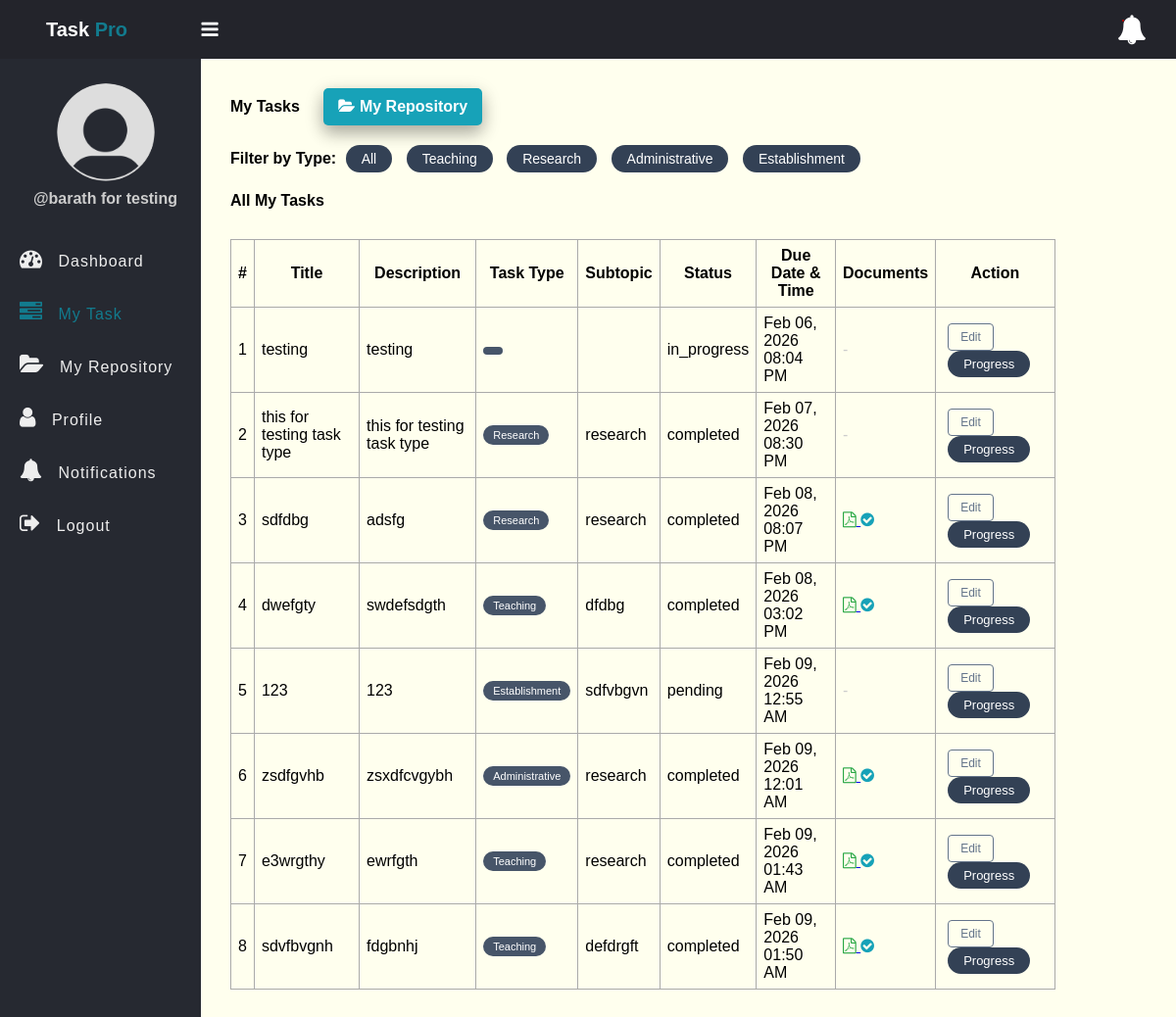
/my_task.php (signed in), run on the app's committed database.
### tables this page shows
CREATE TABLE `tasks` (
  `id` int NOT NULL AUTO_INCREMENT,
  `title` varchar(100) NOT NULL,
  `description` text,
  `task_type` enum('Teaching','Research','Administrative','Establishment') DEFAULT NULL,
  `subtopic` varchar(255) DEFAULT NULL,
  `task_document` varchar(255) DEFAULT NULL,
  `acknowledgment_document` varchar(255) DEFAULT NULL,
  `acknowledgment_uploaded_at` datetime DEFAULT NULL,
  `assigned_to` int DEFAULT NULL,
  `due_date` datetime DEFAULT NULL,
  `status` enum('pending','in_progress','completed') DEFAULT 'pending',
  `created_at` timestamp NOT NULL DEFAULT CURRENT_TIMESTAMP,
  `verified_by` int DEFAULT NULL,
  PRIMARY KEY (`id`),
  KEY `assigned_to` (`assigned_to`),
  CONSTRAINT `tasks_ibfk_1` FOREIGN KEY (`assigned_to`) REFERENCES `users` (`id`)
);

### app/Model/Task.php (called while the page is built, shortened)
<?php
function get_all_tasks_by_id($conn, $id){
	$sql = "SELECT * FROM tasks WHERE assigned_to=?";
	$stmt = $conn->prepare($sql);
	$stmt->execute([$id]);
	if($stmt->rowCount() > 0){
		$tasks = $stmt->fetchAll();
	}else $tasks = 0;
	return $tasks;
}

### my_task.php (the view, shortened to what this page needs)
<?php
if (isset($_SESSION['role']) && isset($_SESSION['id'])) {
    include "DB_connection.php";
    include "app/Model/Task.php";
    include "app/Model/User.php";
    if (isset($_GET['task_type']) && !empty($_GET['task_type'])) {
        $tasks = get_tasks_by_user_and_type($conn, $_SESSION['id'], $_GET['task_type']);
        $filter_text = $_GET['task_type'] . " Tasks";
    } else if (isset($_GET['status']) && !empty($_GET['status'])) {
        $tasks = get_my_tasks_by_status($conn, $_SESSION['id'], $_GET['status']);
        $filter_text = ucwords(str_replace('_', ' ', $_GET['status'])) . " Tasks";
    } else {
        $tasks = get_all_tasks_by_id($conn, $_SESSION['id']);
        $filter_text = "All My Tasks";
    }
 ?>
<!DOCTYPE html>
<html>
<head>
	<link rel="stylesheet" href="https://stackpath.bootstrapcdn.com/font-awesome/4.7.0/css/font-awesome.min.css">
	<link rel="stylesheet" href="css/style.css">
</head>
<body>
	<?php include "inc/header.php" ?>
	<div class="body">
		<?php include "inc/nav.php" ?>
		<section class="section-1">
			<h4 class="title-2">
				My Tasks
				<a href="faculty-repository.php" class="btn" style="background: #17a2b8; margin-left: 20px;">
					<i class="fa fa-folder-open"></i> My Repository
				</a>
			</h4>
			<div style="margin: 20px 0;">
				<strong>Filter by Type:</strong>
				<a href="my_task.php" class="filter-btn-all">All</a>
				<a href="my_task.php?task_type=Teaching" class="filter-btn-teaching">Teaching</a>
				<a href="my_task.php?task_type=Research" class="filter-btn-research">Research</a>
				<a href="my_task.php?task_type=Administrative" class="filter-btn-administrative">Administrative</a>
				<a href="my_task.php?task_type=Establishment" class="filter-btn-establishment">Establishment</a>
			</div>
			<h4 class="title-2"><?=$filter_text?></h4>
			<?php if ($tasks != 0) { ?>
			<table class="main-table">
				<tr>
					<th>#</th>
					<th>Title</th>
					<th>Description</th>
					<th>Task Type</th>
					<th>Subtopic</th>
					<th>Status</th>
					<th>Due Date & Time</th>
					<th>Documents</th>
					<th>Action</th>
				</tr>
				<?php $i=0; foreach ($tasks as $task) { ?>
				<tr>
					<td><?=++$i?></td>
					<td><?=$task['title']?></td>
					<td><?=$task['description']?></td>
					<td>
						<?php
							$type_class = ($task['task_type'] == 'Verification') ? 'badge-verification' : '';
						?>
						<span class="badge-type <?=$type_class?>"><?=$task['task_type']?></span>
					</td>
					<td><?=$task['subtopic']?></td>
					<td>
						<?php
						if (!empty($task['acknowledgment_document']) || !empty($task['task_document']) && $task['task_type'] == 'Verification') {
							echo "completed";
						} else {
							echo $task['status'];
						}
						?>
					</td>
	            <td><?php
	                if($task['due_date'] == "" || $task['due_date'] == null) {
	                    echo "No Deadline";
	                } else {
	                    echo date('M d, Y h:i A', strtotime($task['due_date']));
	                }
	               ?></td>
	            <td>
					<?php
					$has_task_doc = !empty($task['task_document']);
					$has_ack_doc = !empty($task['acknowledgment_document']);
					?>
					<?php if ($has_task_doc) { ?>
						<a href="faculty-repository.php" title="Go to Repository">
							<i class="fa fa-file-pdf-o" style="color: #28a745;"></i>
						</a>
					<?php } ?>
					<?php if ($has_ack_doc) { ?>
						<i class="fa fa-check-circle" style="color: #17a2b8;" title="Acknowledgment uploaded"></i>
					<?php } ?>
					<?php if (!$has_task_doc && !$has_ack_doc) { ?>
						<span style="color: #ccc;">-</span>
					<?php } ?>
	            </td>
				<td>
					<a href="edit-task-employee.php?id=<?=$task['id']?>" class="btn-edit">Edit</a>
					<a href="task-progress.php?id=<?=$task['id']?>" class="btn-primary">Progress</a>
				</td>
				</tr>
			   <?php	} ?>
			</table>
		<?php }else { ?>
			<h3>Empty</h3>
		<?php  }?>
		</section>
	</div>
</body>
</html>
<?php }else{
   $em = "First login";
   header("Location: login.php?error=$em");
   exit();
}
 ?>

### css/style.css (style rules this page uses)
* { padding: 0; margin: 0; box-sizing: border-box; font-family: arial, sans-serif; }
.body { display: flex; }
.section-1 { padding: 30px; }
.section-1 .title-2 { margin-bottom: 10px; }
.section-1 .title-2 .btn { text-decoration: none; display: inline-block; padding-left: 10px; border: none; background: #00CF22; padding: 10px 15px; color: #fff; font-size: 16px; border-radius: 5px; cursor: pointer; outline: none; transition: background 1s; box-shadow: 0 8px 16px 0 rgba(0, 0, 0, 0.2), 0 6px 20px 0 rgba(0, 0, 0, 0.19); }
.section-1 .title-2 a { display: inline-block; margin-left: 10px; }
.section-1 { width: 100%; background: #ffe; }
.main-table, .main-table tr, .main-table th, .main-table td { border: 1px solid #aaa; border-collapse: collapse; padding: 7px; }
.main-table { width: 90%; margin-top: 30px; }
.btn-edit { text-decoration: none; display: inline-block; padding: 6px 12px; border: 1px solid #64748b; background: transparent; color: #64748b; font-size: 12px; font-weight: 500; border-radius: 4px; cursor: pointer; transition: all 0.3s; margin: 0 5px; }
.btn-primary { text-decoration: none; display: inline-block; padding: 6px 16px; border: none; background: #334155; color: #fff; font-size: 13px; font-weight: 500; border-radius: 50px; cursor: pointer; transition: background 0.3s; margin: 0 5px; }
.filter-btn-all, .filter-btn-teaching, .filter-btn-research, .filter-btn-administrative, .filter-btn-establishment { text-decoration: none; display: inline-block; padding: 6px 16px; border: none; background: #334155; color: #fff; font-size: 14px; border-radius: 50px; cursor: pointer; transition: opacity 0.3s; margin: 0 5px; }
.badge-type { display: inline-block; padding: 4px 10px; border-radius: 50px; color: #fff; font-size: 11px; font-weight: 500; background: #475569; text-transform: capitalize; }

### data on the page
tasks: title "testing", description "testing", status "in_progress", due_date "Feb 06, 2026 08:04 PM"
tasks: title "this for testing task type", description "this for testing task type", task_type "Research", subtopic "research", status "completed", due_date "Feb 07, 2026 08:30 PM"
tasks: title "sdfdbg", description "adsfg", task_type "Research", subtopic "research", shows "completed", due_date "Feb 08, 2026 08:07 PM"
tasks: title "dwefgty", description "swdefsdgth", task_type "Teaching", subtopic "dfdbg", shows "completed", due_date "Feb 08, 2026 03:02 PM"
tasks: title "123", description "123", task_type "Establishment", subtopic "sdfvbgvn", status "pending", due_date "Feb 09, 2026 12:55 AM"
tasks: title "zsdfgvhb", description "zsxdfcvgybh", task_type "Administrative", subtopic "research", shows "completed", due_date "Feb 09, 2026 12:01 AM"
tasks: title "e3wrgthy", description "ewrfgth", task_type "Teaching", subtopic "research", shows "completed", due_date "Feb 09, 2026 01:43 AM"
tasks: title "sdvfbvgnh", description "fdgbnhj", task_type "Teaching", subtopic "defdrgft", shows "completed", due_date "Feb 09, 2026 01:50 AM"

### other printed values
$_SESSION['username'] "barath for testing"
$filter_text "All My Tasks"
